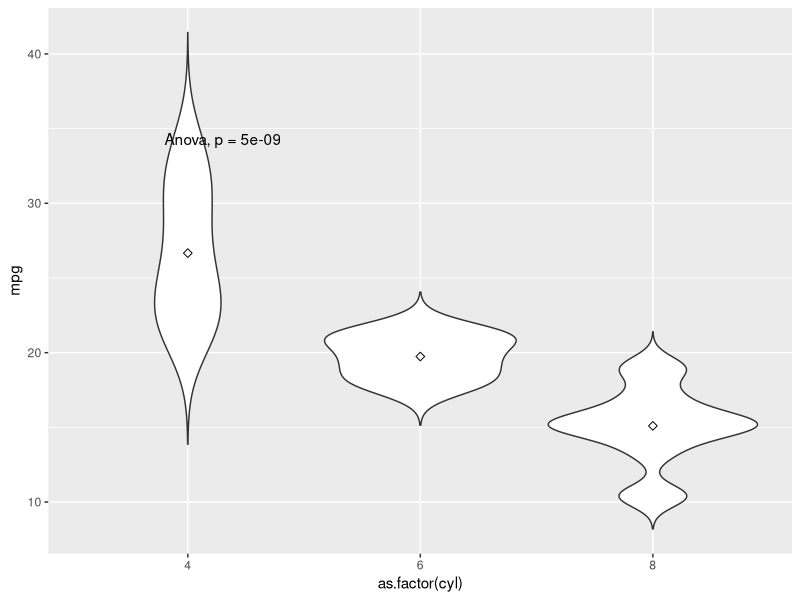

Generate this figure with R:
library(ggplot2)
library(ggpubr)

ggviolin <- ggplot(mtcars, aes(x = as.factor(cyl), y = mpg)) +
  geom_violin(trim = FALSE) +
  stat_summary(fun = mean, geom = "point", shape = 23, size = 2, fill = "white")+
  stat_compare_means(method = "anova")




